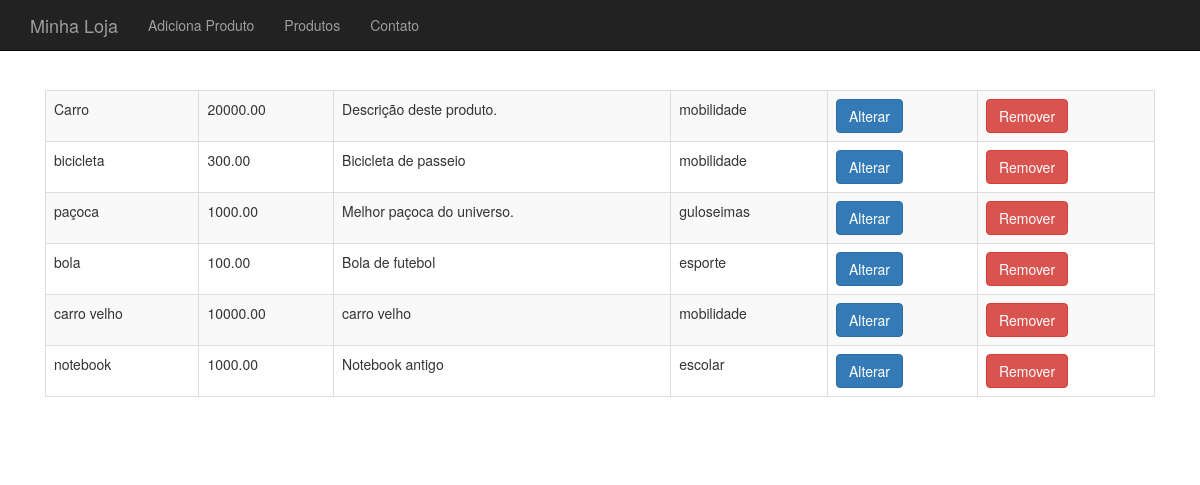
Before: /produto-lista.php with the older database file.
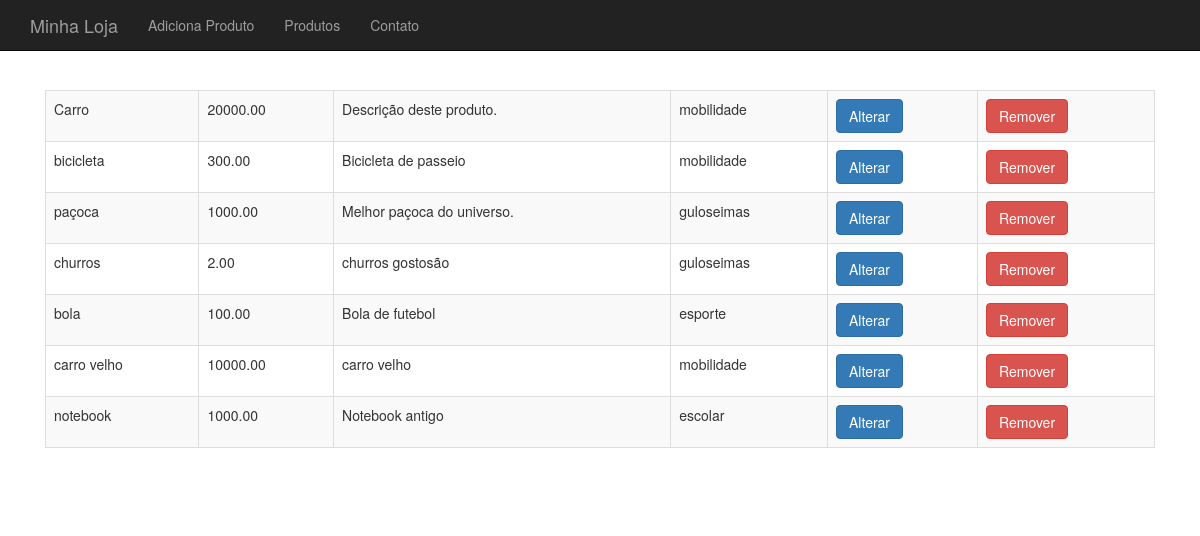
After: the same page with the newer database file.
### tables this page shows
CREATE TABLE `produtos` (
  `id` int(11) NOT NULL AUTO_INCREMENT,
  `nome` varchar(255) DEFAULT NULL,
  `preco` decimal(10,2) DEFAULT NULL,
  `descricao` text,
  `categoria_id` int(11) DEFAULT NULL,
  `usado` tinyint(1) DEFAULT '0',
  PRIMARY KEY (`id`)
);

CREATE TABLE `categorias` (
  `id` int(11) NOT NULL AUTO_INCREMENT,
  `nome` varchar(255) DEFAULT NULL,
  PRIMARY KEY (`id`)
);

### banco-produto.php (called while the page is built, shortened)
<?php
function listaProdutos($conexao) {
	$produtos = array();
	$resultado = mysqli_query($conexao, "SELECT p.*, c.nome as categoria_nome FROM produtos as p join categorias as c on p.categoria_id=c.id");
	while($produto = mysqli_fetch_assoc($resultado)) {
		array_push($produtos, $produto);
	}
	return $produtos;
}

### produto-lista.php (the view, shortened to what this page needs)
<?php
require_once("header.php");
require_once("banco-produto.php");
?>
<table class="table table-striped table-bordered">
<?php
$produtos = listaProdutos($conexao);
foreach($produtos as $produto):
?>
	<tr>
		<td><?php echo $produto['nome'];?></td>
		<td><?php echo $produto['preco'];?></td>
		<td><?php echo substr($produto['descricao'], 0, 40);?></td>
		<td><?php echo $produto['categoria_nome'];?></td>
		<td><a class="btn btn-primary" href="produto-altera-formulario.php?id=<?php echo $produto['id']?>">Alterar</a></td>
		<td>
			<form action="remove-produto.php" method="post">
				<button class="btn btn-danger">Remover</button>
			</form>
		</td>
	</tr>
<?php
endforeach;
?>
</table>
<?php require "footer.php" ?>

### header.php (shortened to what this page needs)
<!DOCTYPE html>
<html>
<head>
	<link rel="stylesheet" href="css/bootstrap.css">
	<link rel="stylesheet" href="css/loja.css">
</head>
<body>
<div class="navbar navbar-inverse navbar-fixed-top">
	<div class="container">
		<div class="navbar-header">
			<a class="navbar-brand" href="index.php">Minha Loja</a>
		</div>
		<div>
			<ul class="nav navbar-nav">
				<li><a href="produto-formulario.php">Adiciona Produto</a></li>
				<li><a href="produto-lista.php">Produtos</a></li>
				<li><a href="contato.php">Contato</a></li>
			</ul>
		</div>
	</div>
</div>
<div class="container">
	<div class="principal">

### footer.php
	</div>
</div>
</body>
</html>

### css/loja.css (style rules this page uses)
body { padding-top: 50px; }
.principal { padding: 40px 15px; }

Changed rows visible on the page:
added produtos: nome "churros", preco "2.00", descricao "churros gostosão", categoria.nome "guloseimas"
